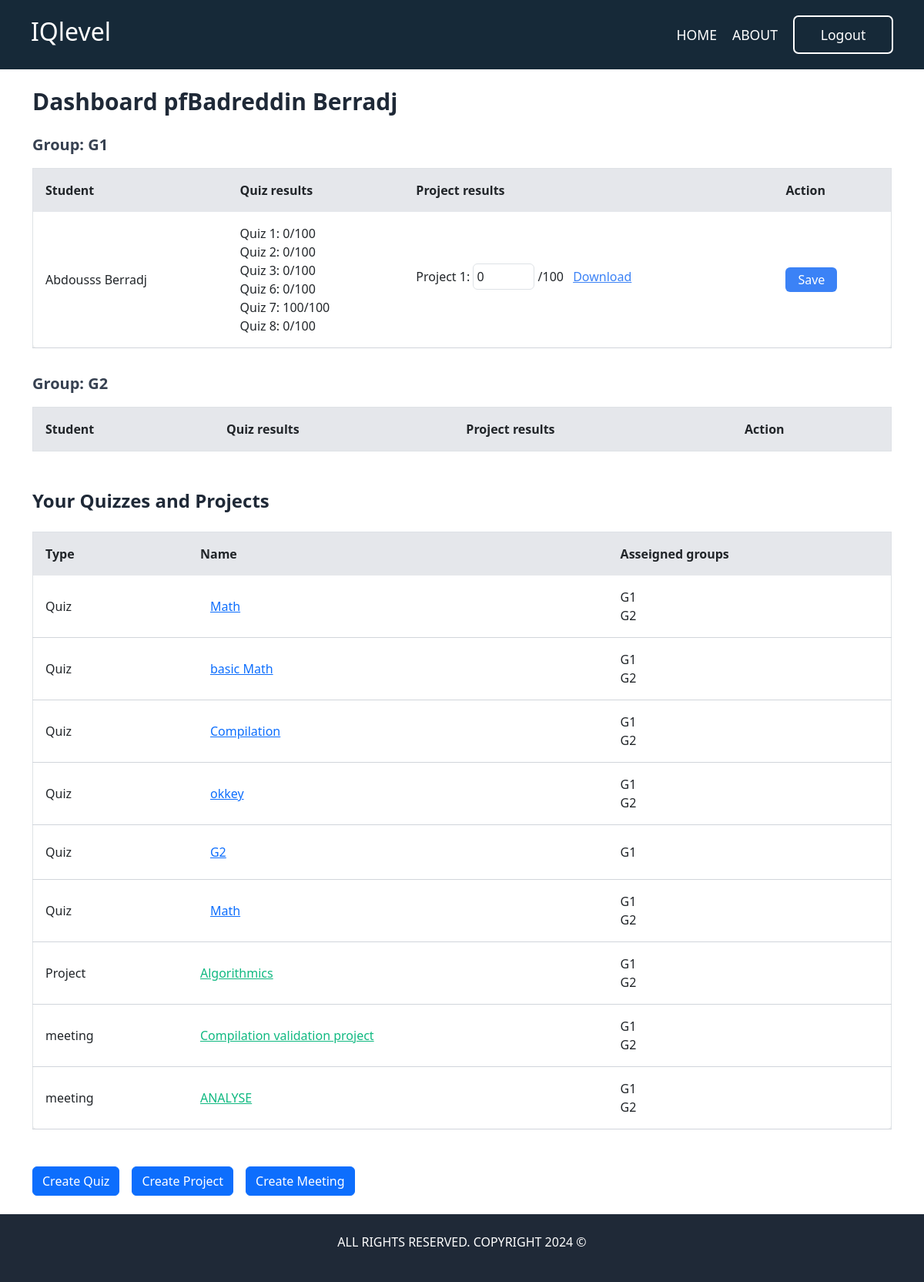
Page /professor/ (signed in) on the earlier database version.
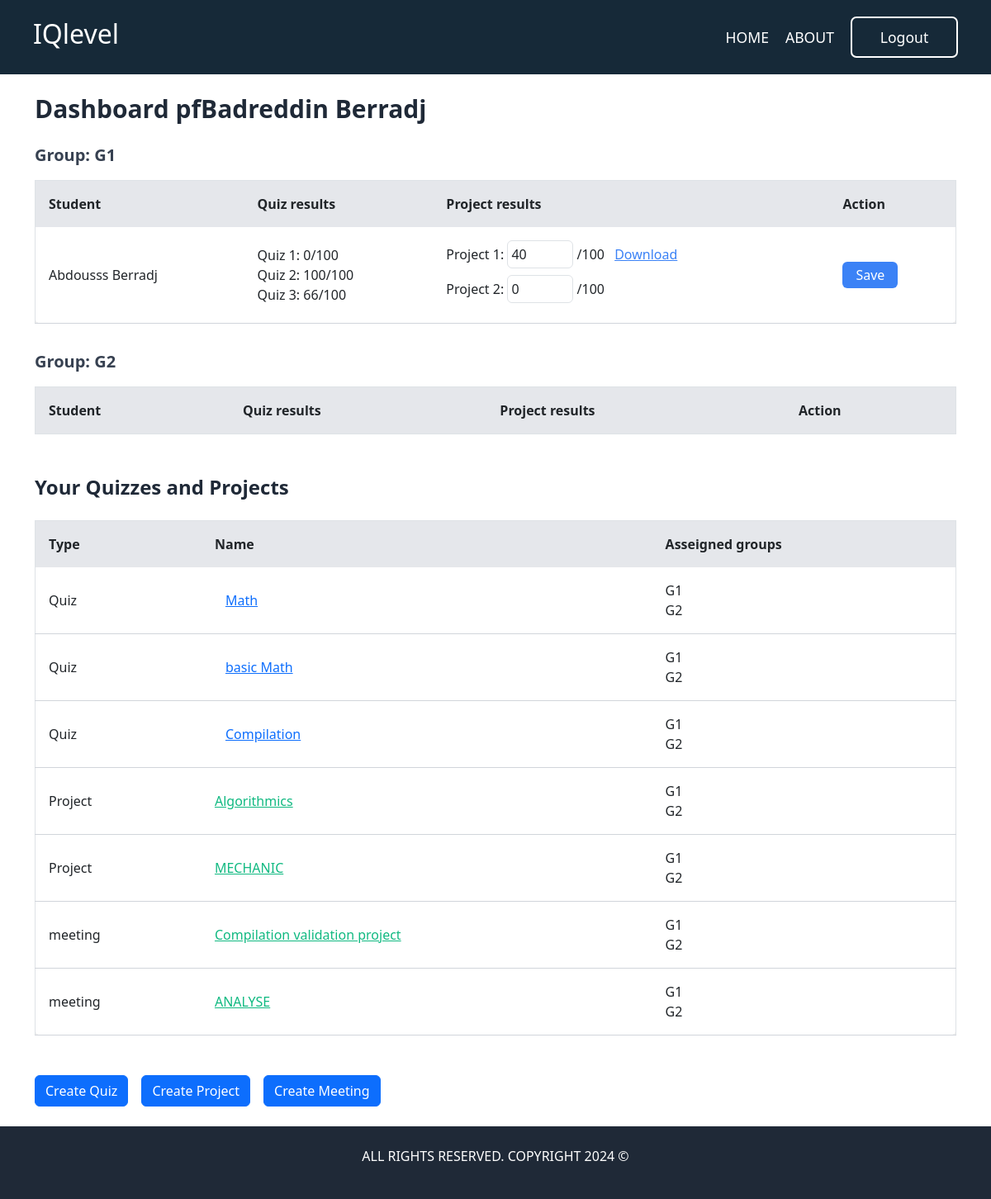
Same page on the later database version.
### groupe/models.py (models this page shows, shortened)
class Group(models.Model):
    name = models.CharField(max_length=100)
    academic_level = models.CharField(
        max_length=50,
        choices=[
            ("1st Year", "1st Year"),
            ("2nd Year", "2nd Year"),
            ("3rd Year", "3rd Year"),
            ("Master 1", "Master 1"),
            ("Master 2", "Master 2"),
        ],
        default="1st Year"
    )
    academic_session = models.ForeignKey(AcademicSession, on_delete=models.CASCADE)

### documents/models.py (models this page shows, shortened)
class Student(models.Model):
    user = models.OneToOneField(CustomUser, on_delete=models.CASCADE)
    group = models.ForeignKey(Group, on_delete=models.SET_NULL, null=True, related_name="students")

class CustomUser(AbstractUser):
    ROLE_CHOICES = (
        ('student', 'student'),
        ('professor', 'professor'),
    )
    id = models.IntegerField(primary_key=True)
    email = models.EmailField(unique=True, blank=True, null=True)
    role = models.CharField(max_length=10, choices=ROLE_CHOICES, default='professor')
    is_active = models.BooleanField(default=False)
    @property
    def is_student(self):
        return self.role == 'student'

### quizes/models.py (models this page shows, shortened)
class Quiz(models.Model):
    name = models.CharField(max_length=120)
    topic = models.CharField(max_length=120)
    number_of_questions = models.IntegerField()
    time = models.IntegerField(help_text="duration of quiz in Minutes")
    difficulty = models.CharField(max_length=6, choices=DIFF_CHOICES)
    required_score = models.IntegerField(help_text="required score to pass the quiz")
    created_by = models.ForeignKey(Professor, on_delete=models.CASCADE)
    start_time = models.DateTimeField()  # Students can access from this time
    end_time = models.DateTimeField()  # Access closes after this time
    groups = models.ManyToManyField(Group)  # Assign quiz to multiple groups
    created_at = models.DateTimeField(auto_now_add=True)
    class Meta:
        verbose_name_plural = "Quizes"

### projetTask/models.py (models this page shows, shortened)
class ProjectSubmissionTask(models.Model):
    title = models.CharField(max_length=200)
    description = models.TextField()
    created_by = models.ForeignKey(Professor, on_delete=models.CASCADE)
    groups = models.ManyToManyField(Group)
    start_time = models.DateTimeField()
    end_time = models.DateTimeField()

### meetings/models.py (models this page shows, shortened)
class meeting(models.Model):
    title = models.CharField(max_length=200)
    description = models.TextField()
    link = models.URLField(help_text="recommand using Google meet")
    created_by = models.ForeignKey(Professor, on_delete=models.CASCADE)
    groups = models.ManyToManyField(Group)
    start_time = models.DateTimeField()
    end_time = models.DateTimeField()

### documents/views.py (the view)
# urls.py: path('professor/', views.professor_dashboard, name='professor'),
@login_required
def professor_dashboard(request):
    if request.user.is_student or hasattr(request.user, 'admin'):
        messages.error(request, "You are not authorized to edit this quiz.")
        return redirect('index')
    professor = Professor.objects.get(user=request.user)
    groups = professor.groups.all()
    professor_quizzes = Quiz.objects.filter(created_by=professor)
    professor_projects = ProjectSubmissionTask.objects.filter(created_by=professor)
    professor_meeting = meeting.objects.filter(created_by=professor)
    group_data = []
    for group in groups:
        students = Student.objects.filter(group=group)
        student_data = []
        for student in students:
            quizzes = Quiz.objects.filter(groups=group)
            quiz_scores = {quiz.id: 0 for quiz in quizzes}
            for quiz in quizzes:
                result = Result.objects.filter(student=student, quiz=quiz).first()
                if result:
                    quiz_scores[quiz.id] = result.score
            projects = ProjectSubmissionTask.objects.filter(groups=group)
            project_scores = {}
            for project in projects:
                submission = ProjectSubmission.objects.filter(student=student, task=project).first()
                if submission:
                    score = submission.grade if submission.grade is not None else 0
                    project_scores[project.id] = {
                    "score": score,
                    "file": submission.file.url if submission.file else None  # Include project file URL
                    }
                else:
                    project_scores[project.id] = {"score": 0, "file": None}  # No submission, default 0%
            student_data.append({
            "student": student,
            "quiz_scores": quiz_scores,
            "project_scores": project_scores,
            })
        group_data.append({"group": group, "students": student_data})
    context = {
        "group_data": group_data,
        "professor_quizzes": professor_quizzes,
        "professor_projects": professor_projects,
        "professor_meetings": professor_meeting,
    }
    return render(request, "pages/professor_dashboard.html", context)

### theme/templates/pages/professor_dashboard.html (shortened to what the changed rows need)
{% extends 'base.html' %}
{% load static %}
{% block scripts %}
<link href="https://cdn.jsdelivr.net/npm/bootstrap@5.2.3/dist/css/bootstrap.min.css" rel="stylesheet">
{% endblock scripts %}
{% block content %}
<div class="container mx-auto p-6">
    <h1 class="text-3xl font-bold text-gray-800 mb-6">Dashboard pf{{ request.user.first_name }} {{ request.user.last_name }}</h1>
    {% for group in group_data %}
    <div class="mb-8">
        <h2 class="text-xl font-semibold text-gray-700 mb-3">Group: {{ group.group.name }}</h2>
        <div class="overflow-x-auto">
            <table class="w-full table-auto border border-gray-300 rounded-lg shadow-md">
                <thead class="bg-gray-200">
                    <tr>
                        <th class="p-3 text-left">Student</th>
                        <th class="p-3 text-left">Quiz results</th>
                        <th class="p-3 text-left">Project results</th>
                        <th class="p-3 text-left">Action</th>
                    </tr>
                </thead>
                <tbody>
                    {% for student in group.students %}
                    <tr class="border-b border-gray-300">
                        <td class="p-3">{{ student.student.user.first_name }} {{ student.student.user.last_name }}</td>
                        <td class="p-3">
                            {% if student.quiz_scores %}
                                {% for quiz_id, score in student.quiz_scores.items %}
                                    <span class="block">Quiz {{ quiz_id }}: {{ score }}/100</span>
                                {% endfor %}
                            {% else %}
                                <span class="text-gray-500">No Quiz found</span>
                            {% endif %}
                        </td>
                        <td class="p-3">
                            {% if student.project_scores %}
                                {% for project_id, project in student.project_scores.items %}
                                    <div class="mb-2">
                                        <span>Project {{ project_id }}:</span>
                                        <input type="number" class="grade-input w-20 p-1 border rounded-md"
                                               data-student-id="{{ student.student.id }}"
                                               data-project-id="{{ project_id }}"
                                               value="{{ project.score }}" min="0" max="100">
                                        /100
                                        {% if project.file %}
                                            <a href="{{ project.file }}" target="_blank"
                                               class="text-blue-500 underline ml-2">Download</a>
                                        {% endif %}
                                    </div>
                                {% endfor %}
                            {% else %}
                                <span class="text-gray-500">No project evaluated</span>
                            {% endif %}
                        </td>
                        <td class="p-3">
                            <button class="save-btn bg-blue-500 text-white px-3 py-1 rounded-md"
                                    data-student-id="{{ student.student.id }}">
                                Save
                            </button>
                        </td>
                    </tr>
                    {% endfor %}
                </tbody>
            </table>
        </div>
    </div>
    {% endfor %}
<div class="mt-12">
    <h2 class="text-2xl font-bold text-gray-800 mb-4">Your Quizzes and Projects</h2>
    <div class="overflow-x-auto">
        <table class="w-full table-auto border border-gray-300 rounded-lg shadow-md">
            <thead class="bg-gray-200">
                <tr>
                    <th class="p-3 text-left">Type</th>
                    <th class="p-3 text-left">Name</th>
                    <th class="p-3 text-left">Asseigned groups</th>
                </tr>
            </thead>
            <tbody>
                {% for quiz in professor_quizzes %}
                <tr class="border-b border-gray-300">
                    <td class="p-3">Quiz</td>
                    <td class="p-3">
                        <a href="#" class="btn btn-link modal-button"
                            data-pk="{{ quiz.pk }}"
                            data-quiz="{{ quiz.name }}"
                            data-questions="{{ quiz.number_of_questions }}"
                            data-time="{{ quiz.time }}"
                            data-difficulty="{{ quiz.difficulty }}"
                            data-pass="{{ quiz.required_score }}"
                            data-bs-toggle="modal"
                            data-bs-target="#detailsModal">
                            {{ quiz.name }}
                        </a>
                    </td>
                    <td class="p-3">
                        {% for group in quiz.groups.all %}
                            <span class="block">{{ group.name }}</span>
                        {% endfor %}
                    </td>
                </tr>
                {% endfor %}
                {% for project in professor_projects %}
                <tr class="border-b border-gray-300">
                    <td class="p-3">Project</td>
                    <td class="p-3">
                        <a href="#" class="project-link text-green-500 underline"
                            data-pk="{{ project.pk }}"
                            data-title="{{ project.title }}"
                            data-description="{{ project.description }}"
                            data-bs-toggle="modal"
                            data-bs-target="#detailsModal">
                            {{ project.title }}
                        </a>
                    </td>
                    <td class="p-3">
                        {% for group in project.groups.all %}
                            <span class="block">{{ group.name }}</span>
                        {% endfor %}
                    </td>
                </tr>
                {% endfor %}
                {% for meet in professor_meetings %}
                <tr class="border-b border-gray-300">
                    <td class="p-3">meeting</td>
                    <td class="p-3">
                        <a href="#" class="meeting-link text-green-500 underline"
                            data-pk="{{ meet.pk }}"
                            data-title="{{ meet.title }}"
                            data-link="{{ meet.link }}"
                            data-description="{{ meet.description }}"
                            data-bs-toggle="modal"
                            data-bs-target="#detailsModal">
                            {{ meet.title }}
                        </a>
                    </td>
                    <td class="p-3">
                        {% for group in meet.groups.all %}
                            <span class="block">{{ group.name }}</span>
                        {% endfor %}
                    </td>
                </tr>
                {% endfor %}
            </tbody>
        </table>
    </div>
</div>
</div>
{% endblock %}

Differences in the rows shown:
removed Quiz: name "okkey", Group (name "G1"), Group (name "G2")
removed Quiz: name "G2", Group (name "G1")
removed Quiz: name "Math", Group (name "G1"), Group (name "G2")
computed for Group (number 1 of 2 on the later page): gains Student (student.user.first_name "Abdousss", student.user.last_name "Berradj", quiz_scores "1" "2" "3", quiz_scores "0" "100" "66", project_scores "1" "2", score "40" "0"); loses Student (student.user.first_name "Abdousss", student.user.last_name "Berradj", quiz_scores "1" "2" "3" "6" "7" "8", quiz_scores "0" "0" "0" "0" "100" "0", project_scores "1", score "0")
computed for Student "Abdousss": score "0" → "40"
added ProjectSubmissionTask: title "MECHANIC", Group (name "G1"), Group (name "G2")
